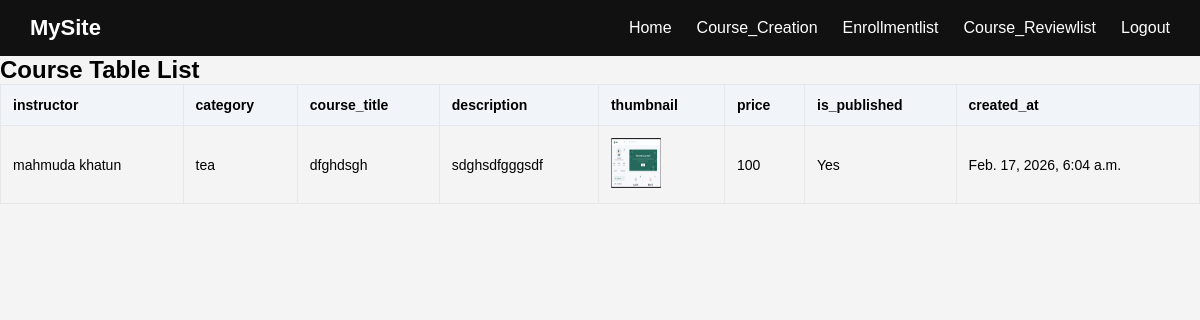
/Courselist/, run on the app's committed database.
### courseplatform/models.py (models this page shows, shortened)
class Course_CreationModel(models.Model):
    PUBLISHED=[
        ('Yes','Yes'),
        ('No','No'),
    ]
    instructor=models.ForeignKey(UserModel,on_delete=models.CASCADE,null=True)
    category=models.ForeignKey(CategoryModel,on_delete=models.CASCADE,null=True)
    course_title=models.CharField(max_length=100,null=True)
    course_description=models.TextField(null=True)
    course_thumbnail=models.ImageField(upload_to='image/', null=True)
    price=models.IntegerField(null=True)
    is_published=models.CharField(choices=PUBLISHED,max_length=100,null=True)
    created_at=models.DateTimeField(auto_now_add=True)

class UserModel(AbstractUser):
    ROLE=[
        ('Admin','Admin'),
        ('Instructor','Instructor'),
        ('Student','Student'),
    ]
    role=models.CharField(choices=ROLE,max_length=100,null=True)
    full_name=models.CharField(max_length=100,null=True)
    Profile_image=models.ImageField(upload_to='image/', null=True)
    def __str__(self):
        return f'{self.full_name}'

class CategoryModel(models.Model):
    category_name=models.CharField(max_length=100,null=True)
    description=models.TextField(null=True)
    created_at= models.DateTimeField(auto_now_add=True)
    def __str__(self):
        return self.category_name

### courseplatform/views.py (the view)
# urls.py: path('Courselist/',Courselist,name='Courselist'),
def Courselist(r):
    C_data=Course_CreationModel.objects.all()
    context={
        'C_data':C_data
    }
    return render (r,'Courselist.html',context)

### courseplatform/templates/Courselist.html (shortened to what this page needs)
{% extends 'home.html' %}
{% block body %}
            <div class="card">
            <h2> Course Table List</h2>
            <table>
                <thead>
                    <tr>
                        <th>instructor</th>
                        <th>category</th>
                        <th>course_title</th>
                        <th>description</th>
                        <th>thumbnail</th>
                        <th>price</th>
                        <th>is_published</th>
                        <th>created_at</th>
                    </tr>
                </thead>
                <tbody>
                    {% for i in C_data %}
                        <tr>
                            <td>{{i.instructor}}</td>
                            <td>{{i.category}}</td>
                            <td>{{i.course_title}}</td>
                            <td>{{i.course_description}}</td>
                            <td>
                                {% if i.course_thumbnail %}
                                   <img src="{{i.course_thumbnail.url}}" width="50px" height="50px" alt="">
                                {% endif %}
                            </td>
                            <td>{{i.price}}</td>
                            <td>{{i.is_published}}</td>
                            <td>{{i.created_at}}</td>
                        </tr>
                    {% endfor %}
                </tbody>
            </table>
        </div>
{% endblock body %}

### courseplatform/templates/home.html (shortened to what this page needs)
<!DOCTYPE html>
<html lang="en">
<head>
</head>
<body>
{% include 'nav.html' %}
{% block body %}{% endblock body %}
</body>
</html>

### courseplatform/templates/nav.html (shortened to what this page needs)
    <nav>
        <div class="logo">MySite</div>
        <ul class="menu">
            <li><a href="{% url 'home' %}">Home</a></li>
            <li><a href="{% url 'Courselist' %}">Course_Creation</a></li>
            <li><a href="{% url 'Enrollmentlist' %}">Enrollmentlist</a></li>
            <li><a href="{% url 'Course_Reviewlist' %}">Course_Reviewlist</a></li>
            <li><a href="{% url 'signout' %}">Logout</a></li>
        </ul>
    </nav>

### courseplatform/templates/home.html (style rules this page uses)
* { margin:0; padding:0; box-sizing:border-box; font-family: Arial, sans-serif; }
body { background:#f4f4f4; }
nav { background:#111; padding:15px 30px; display:flex; justify-content:space-between; align-items:center; }
.logo { color:#fff; font-size:22px; font-weight:bold; }
.menu { list-style:none; display:flex; }
.menu li { margin-left:25px; }
.menu a { text-decoration:none; color:#fff; font-size:16px; transition:0.3s; }
table { width: 100%; border-collapse: collapse; }
table thead { background: #f1f5f9; }
table th, table td { padding: 12px; border: 1px solid #e5e7eb; text-align: left; font-size: 14px; }
table th { font-weight: 600; }

### data on the page
Course_CreationModel: instructor "mahmuda khatun", category "tea", course_title "dfghdsgh", course_description "sdghsdfgggsdf", course_thumbnail (picture), price "100", is_published "Yes", created_at "Feb. 17, 2026, 6:04 a.m."
